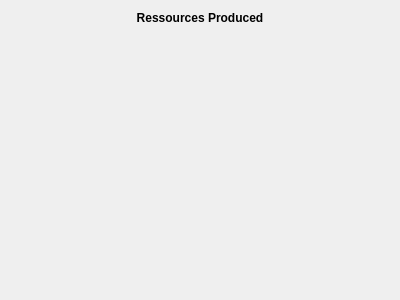
<?xml version="1.0" encoding="UTF-8"?>
<ui version="4.0">
 <class>RessourceProducedSection</class>
 <widget class="QWidget" name="RessourceProducedSection">
  <property name="geometry">
   <rect>
    <x>0</x>
    <y>0</y>
    <width>400</width>
    <height>300</height>
   </rect>
  </property>
  <property name="windowTitle">
   <string>RessourceProducedSection</string>
  </property>
  <layout class="QGridLayout" name="main_layout" rowstretch="0,1">
   <item row="0" column="0">
    <widget class="QLabel" name="label">
     <property name="font">
      <font>
       <weight>75</weight>
       <bold>true</bold>
      </font>
     </property>
     <property name="text">
      <string>Ressources Produced</string>
     </property>
     <property name="alignment">
      <set>Qt::AlignHCenter|Qt::AlignTop</set>
     </property>
    </widget>
   </item>
   <item row="1" column="0">
    <layout class="QFormLayout" name="ressources_produced"/>
   </item>
  </layout>
 </widget>
 <resources/>
 <connections/>
</ui>
